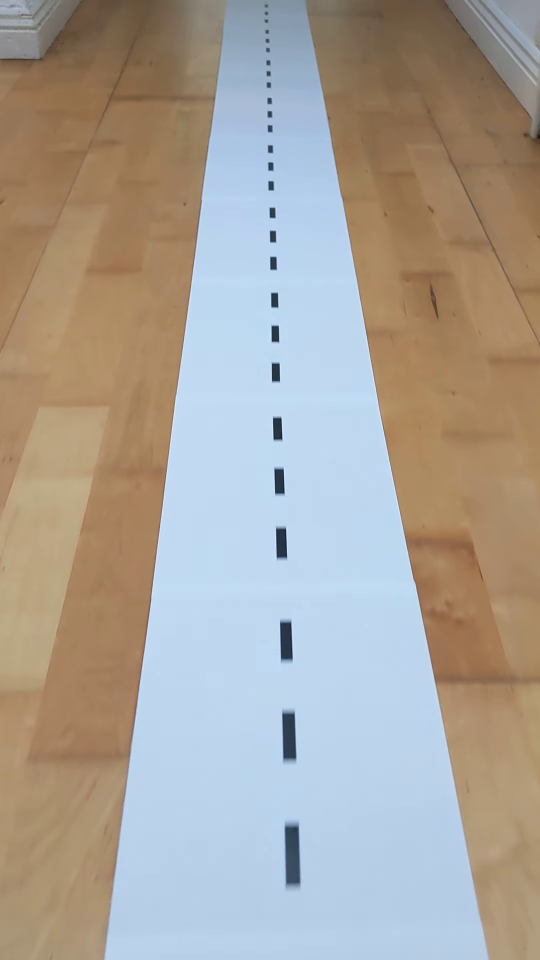
#> input picture frame 30 of hallway_highway.mp4, 1080 x 1920 px (shown at 1/2 size)
$ python Video_road_detector.py
#> lines starting #> are read from the running program, lines starting #| are printed output that depends on the picture; after the words box and inside, x2 and y2 are one past the last pixel; in counts of white or black regions, pixels touching at a corner belong together
"""
This code processes a video stream by detecting lines using Hough transform after preprocessing each frame.
Preprocessing steps include converting the frame to grayscale, performing histogram equalization,
applying Gaussian blur, and adaptive thresholding to create a binary image. The detected lines are then
overlaid onto the original frame, and the resulting image is displayed in real-time.
"""

import cv2
import numpy as np

def preprocess_image(img):
    # Grayscale conversion, histogram equalization, and Gaussian blur
    gray_frame = cv2.cvtColor(img, cv2.COLOR_BGR2GRAY)
    equalized_frame = cv2.equalizeHist(gray_frame)
    blurred_frame = cv2.GaussianBlur(equalized_frame, (5, 5), 0)

    # Adaptive thresholding
    binary_image = cv2.adaptiveThreshold(blurred_frame, 255, cv2.ADAPTIVE_THRESH_MEAN_C, cv2.THRESH_BINARY_INV, 11, 2)

    return binary_image

def plot_hough_lines(image, rho, theta, threshold, min_line_length, max_line_gap):
    lines = cv2.HoughLinesP(image, rho, theta, threshold, np.array([]), minLineLength=min_line_length, maxLineGap=max_line_gap)
    line_image = np.zeros_like(image)
    if lines is not None:
        for line in lines:
            x1, y1, x2, y2 = line[0]
            cv2.line(line_image, (x1, y1), (x2, y2), (255, 0, 0), 2)
    return line_image

if __name__ == '__main__':
    cap = cv2.VideoCapture('hallway_highway.mp4')

    while True:
        ret, frame = cap.read()
#> frame is the input picture: shape (1920, 1080, 3); mean B, G, R 155.3, 163.2, 169.6
        if not ret:
            print("Error: Unable to load the frame.")
            break

        # Preprocess the frame: Convert to binary with adaptive thresholding
        binary_image = preprocess_image(frame)
#> in preprocess_image, `gray_frame = cv2.cvtColor(img, cv2.COLOR_BGR2GRAY)`:
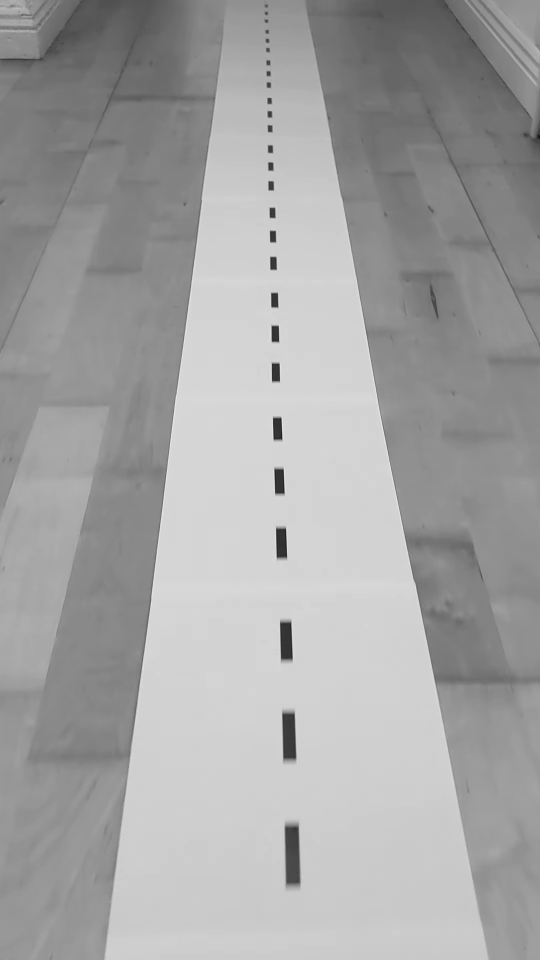
#> gray_frame: shape (1920, 1080) (shown at 1/2 size); min 16, max 243, mean 164.1
#> in preprocess_image, `equalized_frame = cv2.equalizeHist(gray_frame)`:
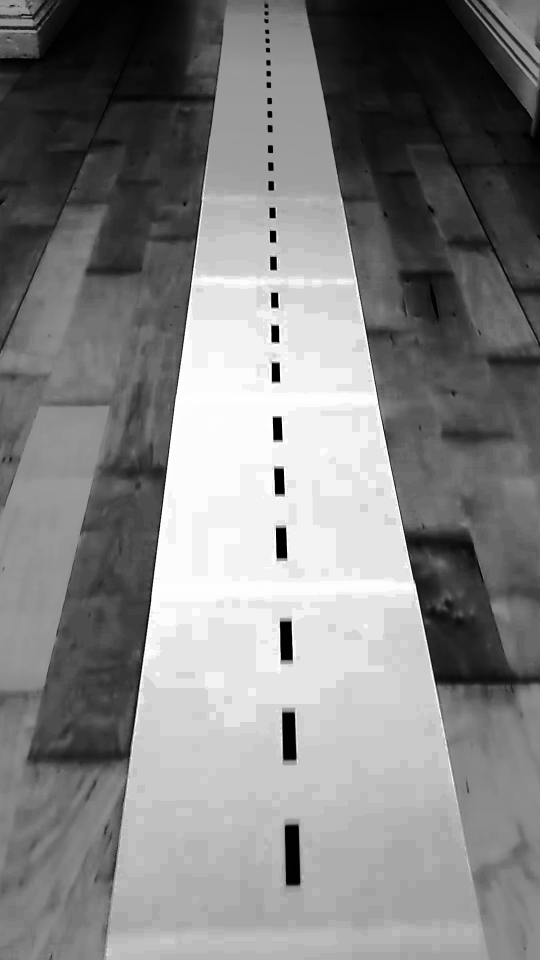
#> equalized_frame: shape (1920, 1080) (shown at 1/2 size); min 0, max 255, mean 130.2
#> in preprocess_image, `binary_image = cv2.adaptiveThreshold(blurred_frame, 255, cv2.ADAPTIVE_..`:
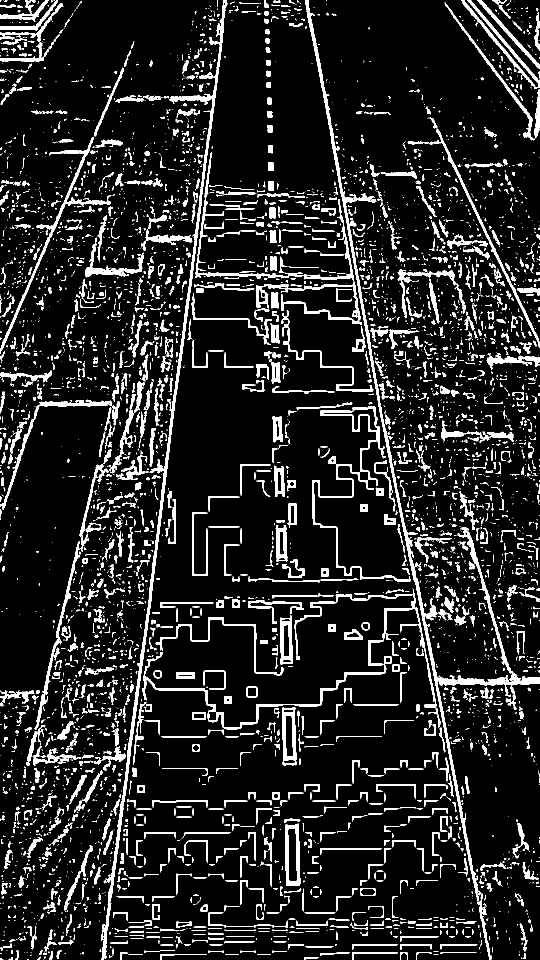
#> binary_image: shape (1920, 1080) (shown at 1/2 size); 11.5% white; 5071 white regions (3534 under 20 px), largest, box (x1, y1, x2, y2) and area: (610, 0, 1080, 1920) 16915, (203, 0, 455, 1920) 12088, (284, 1177, 874, 1459) 7524

        # Detect edges using Canny edge detection
        edges = cv2.Canny(binary_image, 50, 150)
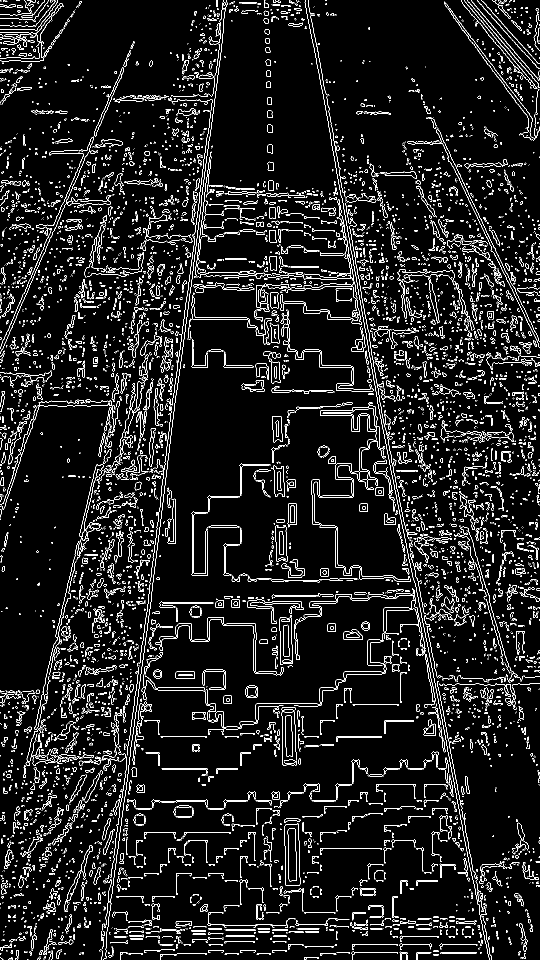
#> edges: shape (1920, 1080) (shown at 1/2 size); 7% white in thin lines or dots

        # Apply Hough transform to detect lines
        hough_lines_image = plot_hough_lines(edges, rho=1, theta=np.pi / 180, threshold=100, min_line_length=150, max_line_gap=20)
#> in plot_hough_lines, `lines = cv2.HoughLinesP(image, rho, theta, threshold, np.array([]), mi..`: lines = 118 rows, first 6: [948, 1743, 982, 1918], [286, 1281, 352, 748], [770, 855, 808, 1047], [610, 6, 661, 272], [287, 1312, 354, 773], [842, 1266, 870, 1427]
#> the loop in plot_hough_lines, `for line in lines:` made 118 passes
#> (x1, y1, x2, y2) on passes 1 to 12: (948, 1743, 982, 1918), (286, 1281, 352, 748), (770, 855, 808, 1047), (610, 6, 661, 272), (287, 1312, 354, 773), (842, 1266, 870, 1427), (270, 590, 308, 425), (368, 678, 418, 275), (830, 1166, 925, 1656), (670, 363, 710, 572), (382, 609, 419, 314), (531, 5, 535, 263)
#> after the loop in plot_hough_lines, `for line in lines:`:
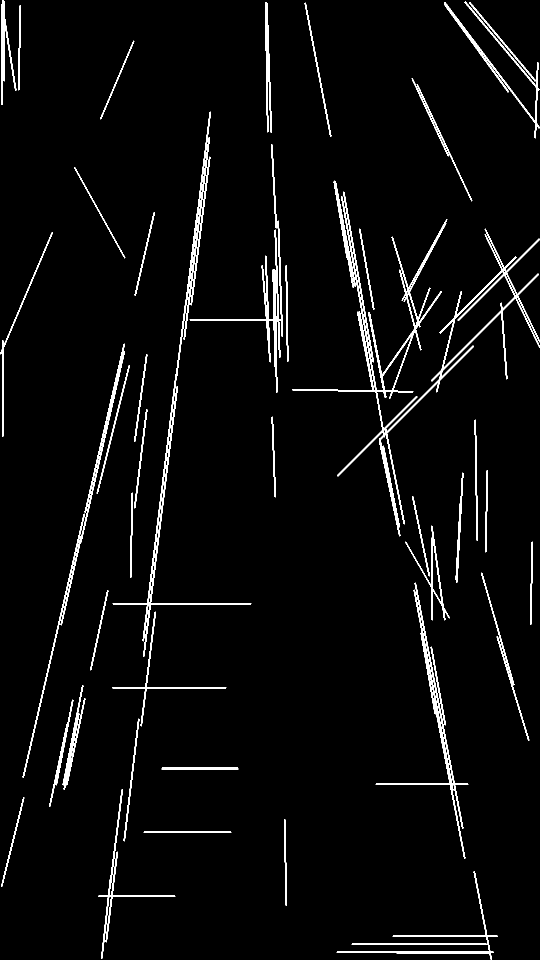
#> line_image: shape (1920, 1080) (shown at 1/2 size); 3.5% white; 50 white regions, largest, box (x1, y1, x2, y2) and area: (584, 392, 1080, 1073) 14901, (225, 223, 503, 1314) 5724, (751, 1165, 937, 1718) 4501

        # Combine the original frame with the Hough lines image
        combined_image = cv2.addWeighted(frame, 0.8, cv2.cvtColor(hough_lines_image, cv2.COLOR_GRAY2BGR), 1, 0)
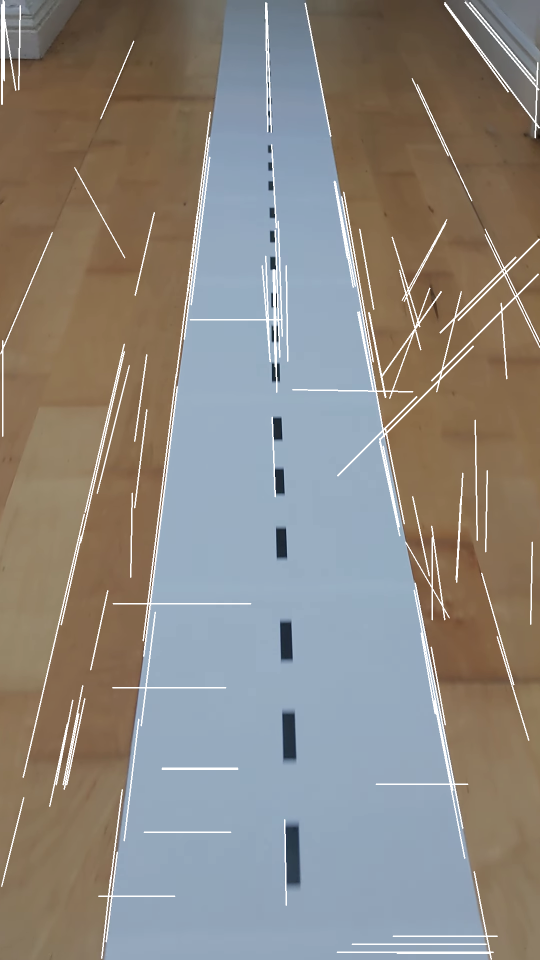
#> combined_image: shape (1920, 1080, 3) (shown at 1/2 size); mean B, G, R 129.2, 135.2, 140

        cv2.imshow('Video with Hough Lines', combined_image)
        if cv2.waitKey(1) & 0xFF == ord('q'):
#> (key q is pressed here)
            break

    cap.release()
    cv2.destroyAllWindows()

$ run again, starting later in the video
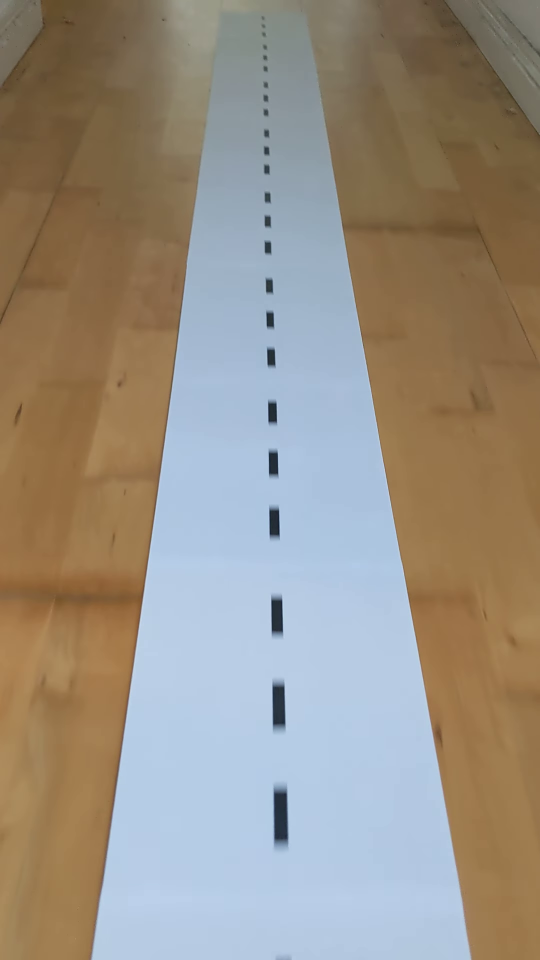
#> input picture frame 137 of hallway_highway.mp4, 1080 x 1920 px (shown at 1/2 size)
#> frame is the input picture: shape (1920, 1080, 3); mean B, G, R 133, 144.5, 152.8
#> in preprocess_image, `binary_image = cv2.adaptiveThreshold(blurred_frame, 255, cv2.ADAPTIVE_..`:
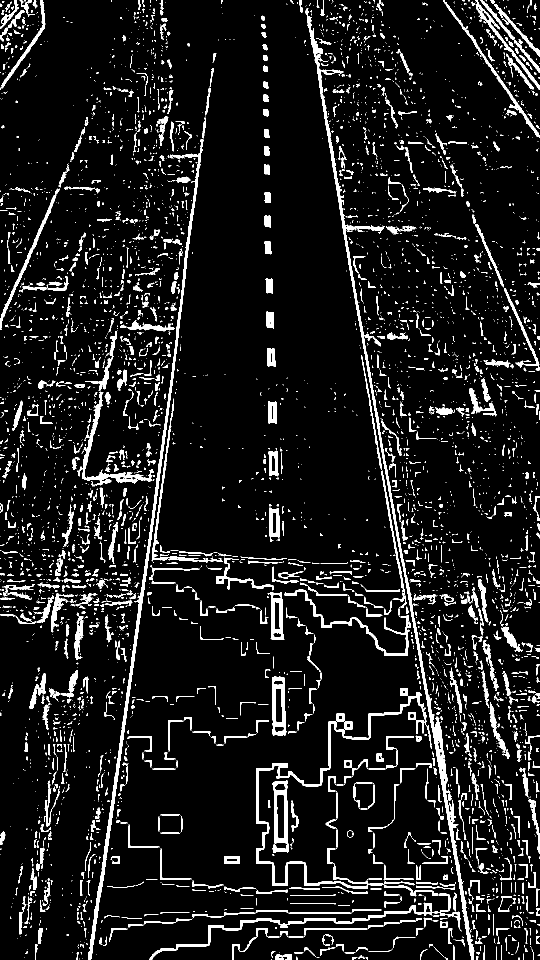
#> binary_image: shape (1920, 1080) (shown at 1/2 size); 8.6% white; 5066 white regions (3797 under 20 px), largest, box (x1, y1, x2, y2) and area: (610, 17, 949, 1920) 12946, (176, 278, 407, 1920) 9499, (512, 1385, 864, 1777) 6277
#> edges: shape (1920, 1080); 5.7% white in thin lines or dots
#> lines = 79 rows, first 6: [199, 1765, 352, 674], [205, 1769, 316, 978], [806, 1137, 921, 1789], [689, 485, 800, 1114], [691, 468, 805, 1116], [330, 874, 387, 417]
#> the loop in plot_hough_lines, `for line in lines:` made 79 passes
#> `combined_image = cv2.addWeighted(frame, 0.8, cv2.cvtColor(hough_lines_..`:
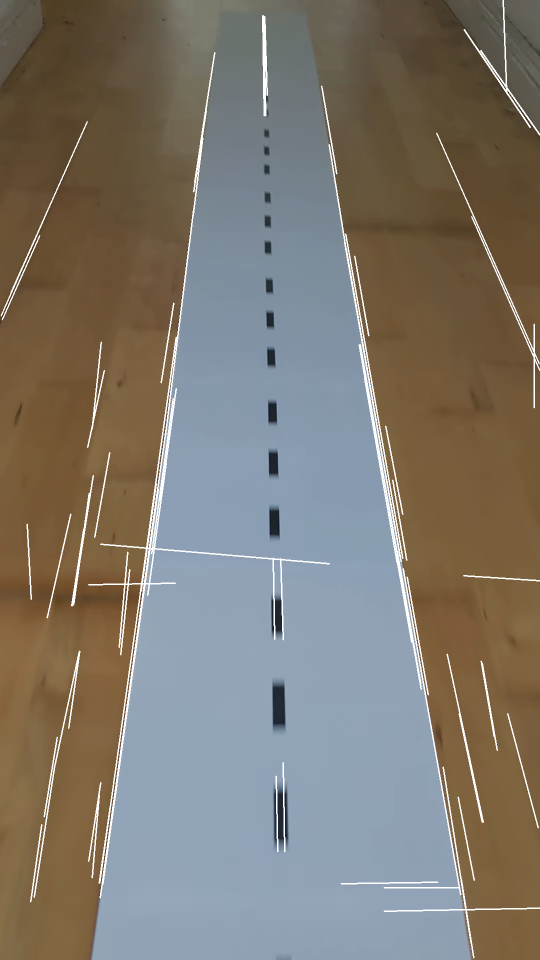
#> combined_image: shape (1920, 1080, 3) (shown at 1/2 size); mean B, G, R 110.6, 119.4, 125.7

$ run again, starting later in the video
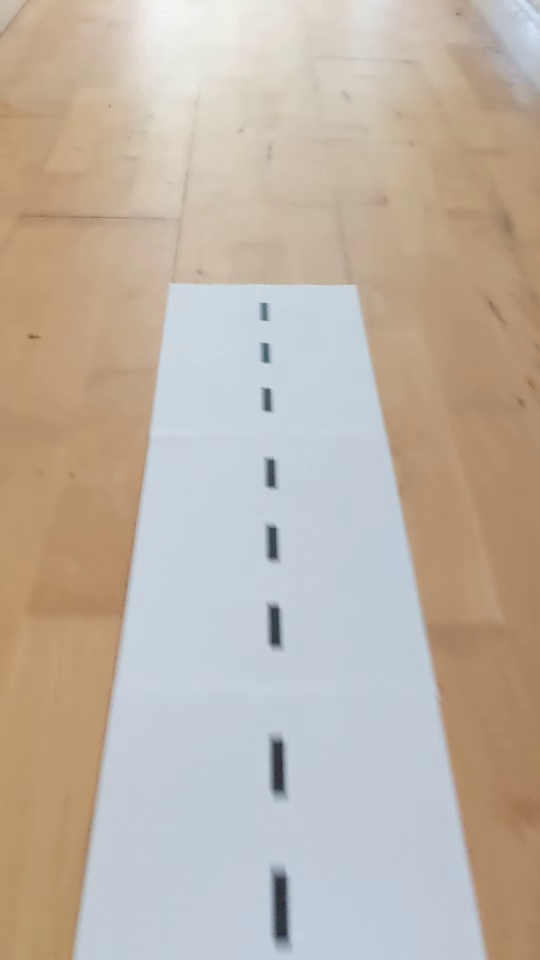
#> input picture frame 244 of hallway_highway.mp4, 1080 x 1920 px (shown at 1/2 size)
#> frame is the input picture: shape (1920, 1080, 3); mean B, G, R 166.6, 179.4, 191.3
#> in preprocess_image, `binary_image = cv2.adaptiveThreshold(blurred_frame, 255, cv2.ADAPTIVE_..`:
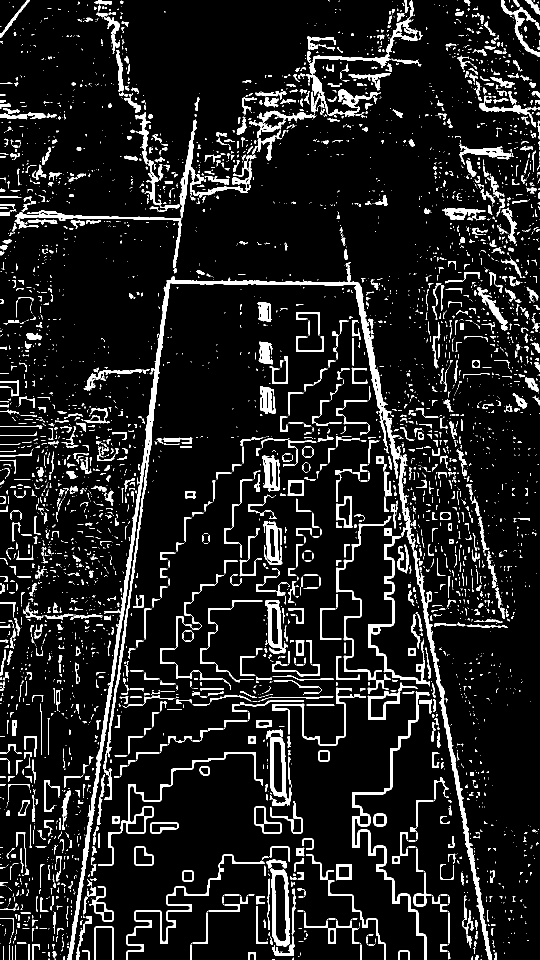
#> binary_image: shape (1920, 1080) (shown at 1/2 size); 10.2% white; 4369 white regions (3123 under 20 px), largest, box (x1, y1, x2, y2) and area: (135, 524, 823, 1920) 21337, (823, 1083, 984, 1920) 6359, (704, 1383, 860, 1920) 5007
#> edges: shape (1920, 1080); 6.2% white in thin lines or dots
#> lines = 78 rows, first 6: [245, 1239, 298, 867], [223, 1422, 291, 939], [607, 1475, 607, 1280], [237, 1251, 276, 974], [291, 862, 325, 622], [268, 1134, 303, 879]
#> the loop in plot_hough_lines, `for line in lines:` made 78 passes
#> `combined_image = cv2.addWeighted(frame, 0.8, cv2.cvtColor(hough_lines_..`:
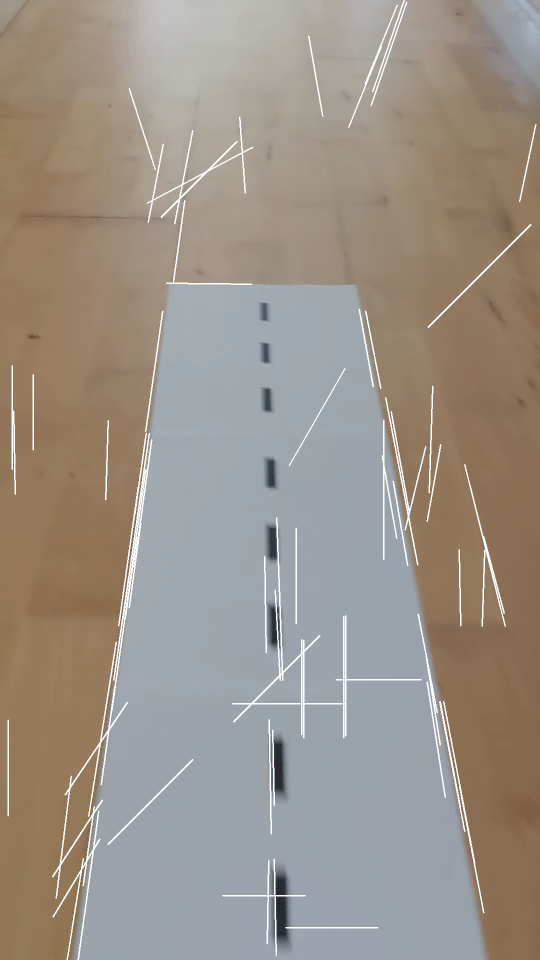
#> combined_image: shape (1920, 1080, 3) (shown at 1/2 size); mean B, G, R 136.1, 146.1, 155.5
